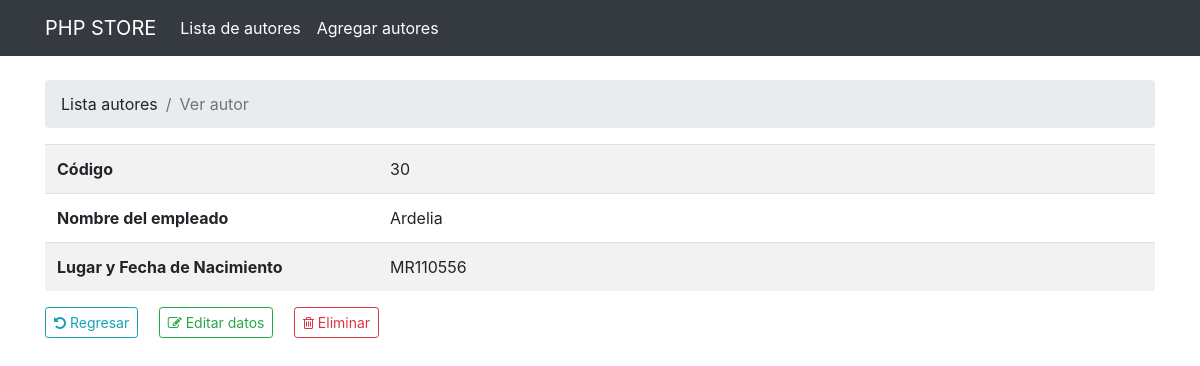
Page /perfil.php?idAutor=30 on the committed database.
### tables this page shows
CREATE TABLE IF NOT EXISTS `autor` (
  `idAutor` bigint(20) unsigned NOT NULL AUTO_INCREMENT,
  `nombre` varchar(255) NOT NULL,
  `carnet` varchar(8) DEFAULT NULL,
  PRIMARY KEY (`idAutor`),
  UNIQUE KEY `carnet` (`carnet`)
);

### perfil.php (the view, shortened to what this page needs)
<?php
    require_once "db/db.php";
    if(isset($_REQUEST['acc'])=='')
    {
        $pagina = file_get_contents("templates/perfil.html");
        $pagina = preg_replace('/--nav--/', GetNav(), $pagina);
        $pagina = preg_replace('/--alert--/', '', $pagina);
        $pagina = preg_replace('/--content--/', GetInfo(), $pagina);
        echo $pagina;
    }
    else
    {
        $pagina = file_get_contents("templates/perfil.html");
        $pagina = preg_replace('/--nav--/', GetNav(), $pagina);
        $pagina = preg_replace('/--alert--/', GetAlert(), $pagina);
        $pagina = preg_replace('/--content--/', GetInfo(), $pagina);
        echo $pagina;
    }
    function GetNav()
    {
        $active='<li class=" textnav-item active"><a class=" text-white nav-link" href="index.php">Lista de autores</a></li>
        <li class=" nav-item"><a class="text-white nav-link" href="agregar.php">Agregar autores</a></li>';
        $nav = file_get_contents("templates/nav.html");
        $nav = preg_replace('/--active--/', $active, $nav);
        return $nav;
    }
    function GetInfo()
    {
        global $con;
        $info="";
        $idAutor = mysqli_real_escape_string($con,(strip_tags($_REQUEST["idAutor"],ENT_QUOTES)));
        $sql = mysqli_query($con, "SELECT * FROM autor WHERE idAutor='$idAutor'");
        if(mysqli_num_rows($sql) == 0){
            header("Location: index.php");
        }else{
            $row = mysqli_fetch_assoc($sql);
            $id	= $row['idAutor'];
            $carnet	= $row['carnet'];
            $nombre	=  $row['nombre'];
            $info = "<table class=\"table table-striped table-condensed\">
            <tr>
                <th width=\"30%\">Código</th>
                <td>$id</td>
            </tr>
            <tr>
                <th>Nombre del empleado</th>
                <td>$nombre</td>
            </tr>
            <tr>
                <th>Lugar y Fecha de Nacimiento</th>
                <td>$carnet</td>
            </tr>
        </table>
        <a href=\"index.php\" class=\"btn btn-sm btn-outline-info\"><i class=\"fa fa-undo\"></i> Regresar</a>
        <a href=\"editar.php?idAutor=$id\" class=\"btn btn-sm btn-outline-success mx-3\"><i class=\"fa fa-edit\"></i></span> Editar datos</a>
        <a href=\"perfil.php?acc=delete&idAutor=$id\" class=\"btn btn-sm btn-outline-danger\" onclick=\"return confirm('&iquest;Esta seguro de borrar los datos $nombre?')\"><i class=\"fa fa-trash-o\"></i> Eliminar</a>";
        }
        return $info;
    }
?>

### rows in the picture
autor: idAutor "30", nombre "Ardelia", carnet "MR110556"

### other values in the picture
$pagina "PHP STORE Lista autores Ver autor"
